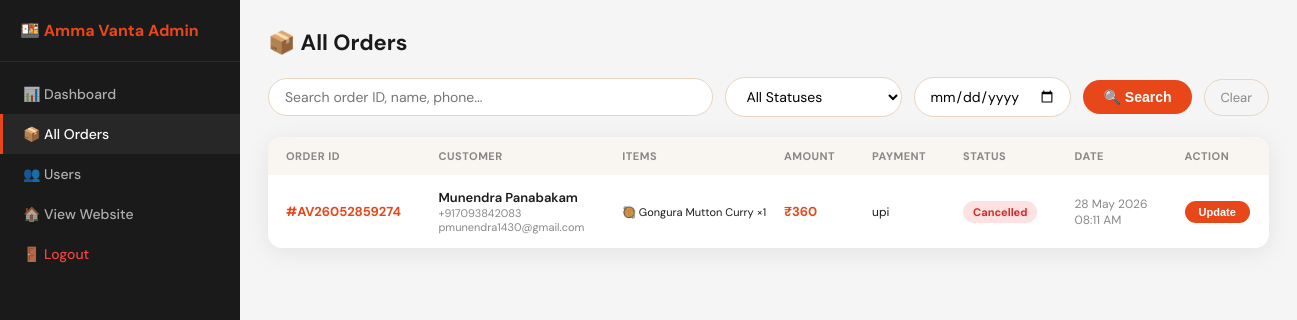
/admin/orders (signed in), run on the app's committed database.
### models/order_model.py (models this page shows, shortened)
class Order(db.Model):
    __tablename__ = 'orders'
    id             = db.Column(db.Integer, primary_key=True)
    order_id       = db.Column(db.String(20), unique=True, nullable=False)
    user_id        = db.Column(db.Integer, db.ForeignKey('users.id'), nullable=True)
    customer_email = db.Column(db.String(120), nullable=False)
    customer_name  = db.Column(db.String(160), nullable=False)
    customer_phone = db.Column(db.String(20), nullable=False)
    address_line1  = db.Column(db.String(255), nullable=False)
    address_line2  = db.Column(db.String(255), default='')
    city           = db.Column(db.String(100), nullable=False)
    pincode        = db.Column(db.String(10), nullable=False)
    items_json     = db.Column(db.Text, nullable=False)   # JSON string
    payment_method = db.Column(db.String(50), default='UPI')
    grand_total    = db.Column(db.Float, nullable=False)
    instructions   = db.Column(db.Text, default='')
    status         = db.Column(db.String(30), default='pending')
    created_at     = db.Column(db.DateTime, default=datetime.utcnow)
    def get_items(self):
        return json.loads(self.items_json) if self.items_json else []

### routes/admin_routes.py (the view, shortened to what this page needs)
@admin_bp.route('/orders')
@admin_required
def orders():
    status_filter = request.args.get('status', '')
    search        = request.args.get('q', '').strip()
    date_filter   = request.args.get('date', '')
    q = Order.query
    if status_filter:
        q = q.filter_by(status=status_filter)
    if date_filter:
        from sqlalchemy import func
        q = q.filter(func.date(Order.created_at) == date_filter)
    all_orders = q.order_by(Order.created_at.desc()).all()
    return render_template('admin/orders.html', orders=all_orders,
                           status_filter=status_filter, search=search, date_filter=date_filter)

### app.py (called while the page is built)
@app.context_processor
def inject_user():
    user_id   = session.get('user_id')
    user_name = session.get('user_name', '')
    user_email= session.get('user_email', '')
    return dict(
        session_user_id   = user_id,
        session_user_name = user_name,
        session_user_email= user_email,
        logged_in         = bool(user_id)
    )

### routes/admin_routes.py (called while the page is built)
def admin_required(f):
    @wraps(f)
    def decorated(*args, **kwargs):
        if not session.get('is_admin'):
            return redirect(url_for('admin_bp.admin_login'))
        return f(*args, **kwargs)
    return decorated

### templates/admin/orders.html (shortened to what this page needs)
<!DOCTYPE html>
<html lang="en">
<head>
</head>
<body>
<div class="sidebar">
    <div class="sidebar-logo">🍱 Amma Vanta Admin</div>
    <a href="/admin/dashboard" class="sidebar-link">📊 Dashboard</a>
    <a href="/admin/orders"    class="sidebar-link active">📦 All Orders</a>
    <a href="/admin/users"     class="sidebar-link">👥 Users</a>
    <a href="/"                class="sidebar-link">🏠 View Website</a>
    <a href="/admin/logout"    class="sidebar-link" style="color:#EF4444;">🚪 Logout</a>
</div>
<div class="main">
    <h1>📦 All Orders</h1>
    <form method="GET" action="/admin/orders">
        <div class="toolbar">
            <input type="text" name="q" class="search-input" placeholder="Search order ID, name, phone..." value="{{ search }}">
            <select name="status">
                <option value="">All Statuses</option>
            </select>
            <input type="date" name="date" value="{{ date_filter }}" style="padding:9px 14px;border:1.5px solid var(--border);border-radius:50px;font-size:14px;font-family:inherit;">
            <button type="submit" class="search-btn">🔍 Search</button>
            <a href="/admin/orders" style="padding:9px 16px;font-size:13px;color:#888;border:1.5px solid var(--border);border-radius:50px;text-decoration:none;">Clear</a>
        </div>
    </form>
    <div class="table-card">
        <div style="overflow-x:auto;">
        <table>
            <thead>
                <tr>
                    <th>Order ID</th>
                    <th>Customer</th>
                    <th>Items</th>
                    <th>Amount</th>
                    <th>Payment</th>
                    <th>Status</th>
                    <th>Date</th>
                    <th>Action</th>
                </tr>
            </thead>
            <tbody>
            {% for o in orders %}
            <tr>
                <td class="order-id">#{{ o.order_id }}</td>
                <td>
                    <div style="font-weight:600;">{{ o.customer_name }}</div>
                    <div style="font-size:11px;color:#888;">{{ o.customer_phone }}</div>
                    <div style="font-size:11px;color:#888;">{{ o.customer_email }}</div>
                </td>
                <td style="max-width:160px;">
                    {% for item in o.get_items() %}
                    <div style="font-size:11px;white-space:nowrap;">{{ item.emoji }} {{ item.name }} ×{{ item.qty }}</div>
                    {% endfor %}
                </td>
                <td style="font-weight:700;color:var(--orange);white-space:nowrap;">₹{{ o.grand_total|int }}</td>
                <td style="font-size:12px;">{{ o.payment_method }}</td>
                <td><span class="status-badge {{ o.status }}">{{ o.status|replace('_',' ')|title }}</span></td>
                <td style="font-size:12px;color:#888;white-space:nowrap;">{{ o.created_at.strftime('%d %b %Y') }}<br>{{ o.created_at.strftime('%I:%M %p') }}</td>
                <td><button class="btn btn-orange" onclick="openModal('{{ o.order_id }}','{{ o.status }}')">Update</button></td>
            </tr>
            {% else %}
            <tr><td colspan="8" class="empty">No orders found.</td></tr>
            {% endfor %}
            </tbody>
        </table>
        </div>
    </div>
</div>
</body>
</html>

### templates/admin/orders.html (style rules this page uses)
*,*::before,*::after { box-sizing:border-box;margin:0;padding:0 }
:root { --orange:#E8471A;--border:#E8D5C0;--shadow:0 4px 24px rgba(0,0,0,0.08);--radius:14px; }
body { font-family:'DM Sans',sans-serif;background:#F5F5F5;color:#1A1A1A;display:flex;min-height:100vh }
.sidebar { width:240px;background:#1A1A1A;color:white;flex-shrink:0;position:fixed;height:100vh;padding-top:20px;overflow-y:auto; }
.sidebar-logo { padding:0 20px 20px;border-bottom:1px solid rgba(255,255,255,0.08);margin-bottom:12px;font-size:16px;font-weight:700;color:var(--orange); }
.sidebar-link { display:flex;align-items:center;gap:10px;padding:11px 20px;color:rgba(255,255,255,0.65);font-size:14px;font-weight:500;text-decoration:none;border-left:3px solid transparent;transition:all 0.2s; }
.sidebar-link:hover,.sidebar-link.active { color:white;background:rgba(255,255,255,0.06);border-left-color:var(--orange); }
.main { margin-left:240px;flex:1;padding:28px; }
h1 { font-size:22px;font-weight:700;margin-bottom:20px; }
.toolbar { display:flex;gap:12px;flex-wrap:wrap;align-items:center;margin-bottom:20px; }
.search-input { flex:1;min-width:180px;padding:9px 16px;border:1.5px solid var(--border);border-radius:50px;font-size:14px;font-family:inherit; }
select { padding:9px 16px;border:1.5px solid var(--border);border-radius:50px;font-size:14px;background:white;cursor:pointer;font-family:inherit; }
.search-btn { padding:9px 20px;background:var(--orange);color:white;border:none;border-radius:50px;font-size:14px;font-weight:600;cursor:pointer; }
.table-card { background:white;border-radius:var(--radius);box-shadow:var(--shadow);overflow:hidden; }
table { width:100%;border-collapse:collapse; }
th { background:#F9F5F0;padding:12px 18px;text-align:left;font-size:11px;font-weight:700;text-transform:uppercase;letter-spacing:0.5px;color:#888;white-space:nowrap; }
td { padding:14px 18px;border-bottom:1px solid #F5F0EB;font-size:13px;vertical-align:middle; }
tr:last-child td { border:none; }
.order-id { font-weight:700;color:var(--orange); }
.status-badge { display:inline-block;padding:4px 10px;border-radius:50px;font-size:11px;font-weight:700; }
.status-badge.cancelled { background:#FEE2E2;color:#DC2626; }
.btn { padding:5px 14px;border-radius:20px;font-size:11px;font-weight:600;cursor:pointer;border:none; }
.btn-orange { background:var(--orange);color:white; }

### data on the page
Order: order_id "AV26052859274", customer_name "Munendra Panabakam", customer_phone "+917093842083", customer_email "pmunendra1430@gmail.com", emoji "🥘", name "Gongura Mutton Curry", qty "1", grand_total "360", payment_method "upi", status "Cancelled", created_at "28 May 2026", created_at "08:11 AM"
